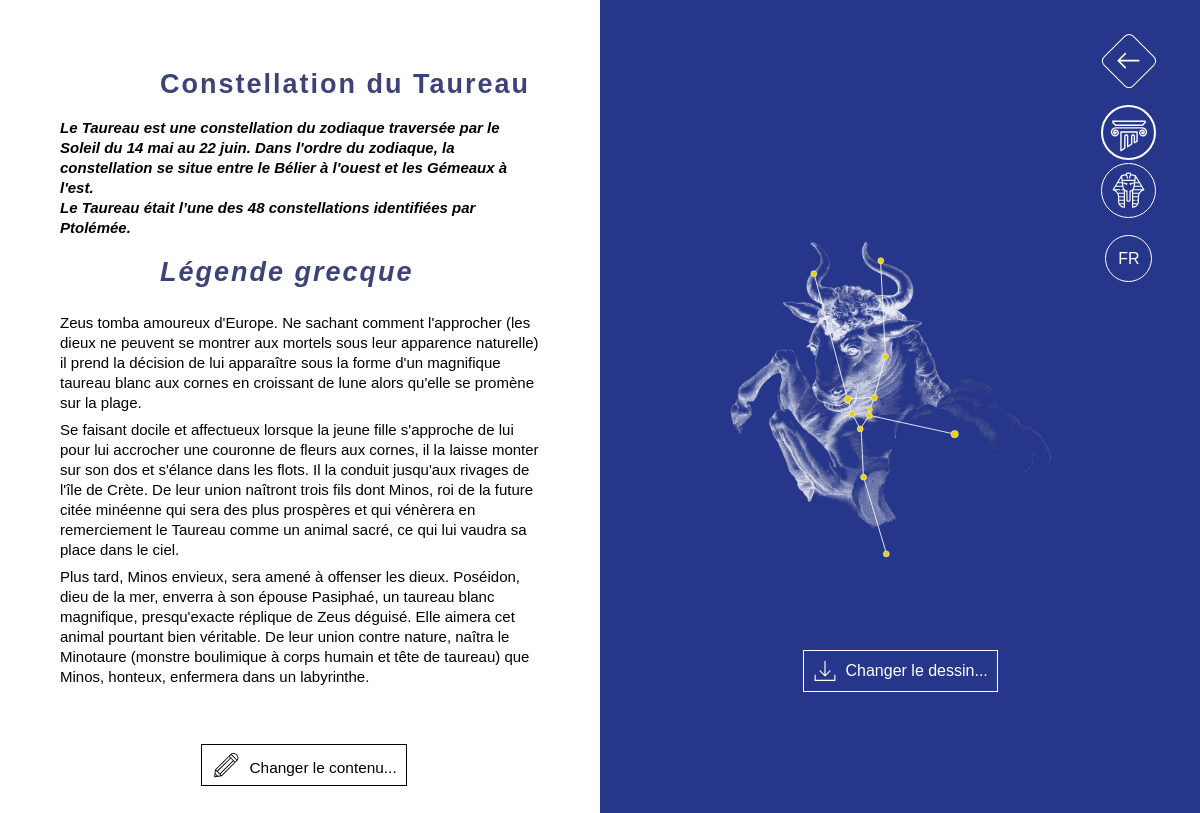
The page /back_office/signe.php?constellation=taurus&culture=grec (signed in) on the database its author committed.
### tables this page shows
CREATE TABLE `carousel` (
  `id_carousel` int(11) NOT NULL,
  `nom_svg` varchar(50) NOT NULL
);

CREATE TABLE `culture_grec` (
  `id_culture_grec` int(11) NOT NULL,
  `lien_image_grec` varchar(150) NOT NULL,
  `alt_grec` varchar(150) NOT NULL,
  `grec_carousel` int(11) NOT NULL
);

CREATE TABLE `carousel_trad` (
  `id_carousel_trad` int(11) NOT NULL,
  `langue` enum('fr','en') NOT NULL,
  `titre_constellation` varchar(45) NOT NULL,
  `titre_exp_constellation` varchar(45) NOT NULL,
  `contenu_explication` varchar(8000) NOT NULL,
  `trad_carousel` int(11) NOT NULL
);

CREATE TABLE `culture_grec_trad` (
  `id_culture_grec_trad` int(11) NOT NULL,
  `langue` enum('fr','en') NOT NULL,
  `titre_legende_grec` varchar(150) NOT NULL,
  `contenu_legende_grec` varchar(8000) NOT NULL,
  `trad_culture_grec` int(11) NOT NULL
);

### assets/BDD.php (called while the page is built, shortened)
<?php
	class BDD {
		private $connexion;
		private $requete_en_cours;
	    function __construct($base = "PT2015-2016_wielonsky", $serveur = "localhost", $user = "root", $mdp = "root") {
			$this->base = $base;
			$this->serveur = $serveur;
			$this->user = $user;
			$this->mdp = $mdp;
			$this->connexion = mysqli_connect($serveur, $user, $mdp);
			$base_en_cours = mysqli_select_db($this->connexion, $base);
			$this->requete_en_cours = false;
		}
		function requete($sql) {
			$this->requete_en_cours = mysqli_query($this->connexion, $sql);
			return $this->requete_en_cours;
		}
		function retourne_ligne() {
			if($this->requete_en_cours === false) {
				echo "<div class='info'><h3>Il n'y a pas de requête en cours !</h3></div>";
				$ligne_en_cours = false;
			} else {
				$ligne_en_cours = mysqli_fetch_assoc($this->requete_en_cours);
			}
			return $ligne_en_cours;
		}
		function retourne_tableau() {
			$tableau_ligne = array();
			while($nouvelle_ligne=$this->retourne_ligne()) {
				$tableau_ligne[] = $nouvelle_ligne;
			}
			return $tableau_ligne;
		}
}
?>

### back_office/signe.php (the view, shortened to what this page needs)
<?php
	include "header.php";
?>
	<link rel='stylesheet' href='style/signe.css'>
	</head>
	<body class="animate-in">
<?php
	$constellation = $_GET['constellation'];
	$table = 'carousel';
?>
	<div class="retour">
		<a href="index.php" aria-label="Precedent">
		<?php
			$svg = simplexml_load_file("svg/retour.svg");
			echo $svg->asXML();
		?>
		</a>
	</div>
	<form class="culture" method='post' action='signe.php?constellation=<?php echo $constellation; ?>'>
		<div class="grec<?php if ($culture == 'grec') echo ' grec-current'; ?>">
            <input type='submit' name='grec' value='' aria-label="Culture Grec"/>
            <?php
				$svg = simplexml_load_file("svg/grec.svg");
				echo $svg->asXML();
			?>
		</div>
		<div class="egypte<?php if ($culture == 'egypte') echo ' egypte-current'; ?>">
            <input type='submit' name='egypte' value=''/ aria-label="Culture Egypte">
            <?php
				$svg = simplexml_load_file("svg/egypte.svg");
				echo $svg->asXML();
			?>
		</div>
    </form>
    <form class="langue" method="post" action='signe.php?constellation=<?php echo $constellation; ?>'>
    	<div class="current"><h3><?php if ($langue_bg == 'fr') echo "fr"; else echo "en"; ?></h3></div>
    </form>
<?php
	$sql = "SELECT * FROM `$table`
	INNER JOIN `carousel_trad` ON `id_carousel` = `trad_carousel`
	INNER JOIN `culture_$culture` ON `id_carousel` = `".$culture."_carousel`
	INNER JOIN `culture_".$culture."_trad` ON `id_culture_$culture` = `trad_culture_$culture`
	WHERE `carousel_trad`.`langue` = '$langue_bg' AND `culture_".$culture."_trad`.`langue` = '$langue_bg'
	AND `nom_svg` = '$constellation' ";
	$reponse = $connexion->requete($sql);
	$tableau = $connexion->retourne_tableau();
?>
	<div class="container">
		<div class="constellation">
			<div class='container-circle'>
			</div>
			<div class="container-dessin">
			<?php
				foreach ($tableau as $signe) {
					echo "<img class='dessin' src='../".$signe['lien_image_'.$culture.'']."' alt='".$signe['alt_'.$culture.'']."' />";
				}
			?>
			</div>
			<div class="container-constellation">
			<?php
				$svg = simplexml_load_file("../svg/".$constellation.".svg");
				echo $svg->asXML();
			?>
			</div>
			<div class="box-image">
				<form enctype="multipart/form-data" action="upload.php?constellation=<?php echo $constellation; ?>&amp;culture=<?php echo $culture; ?>" method="post">
					<label for="file">
					<?php
						$svg = simplexml_load_file("svg/upload.svg");
						echo $svg->asXML();
					?>
					<span>Changer le dessin...</span></label>
				</form>
			</div>
		</div>
		<div class="content">
			<div class="details">
				<?php
					foreach ($tableau as $signe) {
						echo "<h1 class='title-main'>".$signe['titre_exp_constellation']."</h1>
						<div class='explication'>".$signe['contenu_explication']."</div> ";
						echo "<h2 class='title-legende'>".$signe['titre_legende_'.$culture.'']."</h2>
						<div class='content-legende'>".$signe['contenu_legende_'.$culture.'']."</div> ";
					}
				?>
			</div>
			<div class="box-content">
				<a href='modif.php?constellation=<?php echo $constellation; ?>&amp;culture=<?php echo $culture; ?>' aria-label="Modifier le contenu" >
					<?php
						$svg = simplexml_load_file("svg/modif.svg");
						echo $svg->asXML();
					?>
					<span>Changer le contenu...</span>
				</a>
			</div>
		</div>
	</div>
<?php include "footer.php" ?>

### style/general.css (style rules this page uses)
html { width: 100%; height: 100%; }
body { font-family: Avenir, Arial, sans-serif; width: inherit; height: inherit; }
.animate-in { -webkit-animation: fadein 1s ease-in; animation: fadein 1s ease-in; }
input, textarea { outline: none; }

### back_office/style/signe.css (style rules this page uses)
.retour { position: fixed; top: 40px; right: 50px; z-index: 5; width: 40px; height: 40px; border: 1.5px solid white; border-radius: 15%; transform: rotate(45deg); transition: border-radius .5s ease; }
.retour svg { width: 25px; transform: rotate(-45deg); position: absolute; top: 0; left: 7px; }
.culture { position: fixed; top: 105px; right: 57.5px; z-index: 5; }
.egypte { position: relative; top: 15px; }
.culture input { position: absolute; cursor: pointer; z-index: 15; width: 55px; height: 55px; border: 1.5px solid white; background-color: transparent; border-radius: 50%; transform-origin: center; transition: transform .5s ease, border-color .4s ease; }
.culture svg { position: relative; width: 37px; }
.grec svg { top: 10px; left: 10px; }
.egypte svg { top: 3px; left: 11.5px; width: 33px; }
.grec-current input { border: 2px solid white; }
.grec-current svg { width: 42px; top: 11px; left: 7.5px; }
.langue { position: fixed; top: 235px; right: 57.5px; cursor: pointer; z-index: 5; }
.current { color: white; position: relative; text-transform: uppercase; font-weight: lighter; left: 21%; top: 36%; width: 45px; height: 45px; border: 1.5px solid white; background-color: #26368A; border-radius: 50%; text-align: center; }
.current h3 { margin-top: 15px; }
.container { width: inherit; height: inherit; }
.content { height: inherit; width: 50%; background-color: white; overflow-y: auto; display: block; font-size: 14px; position: fixed; top: 0; line-height: 20px; }
.details { padding: 50px 60px; }
.content h1 { font-size: 27px; font-weight: bolder; padding: 20px 0; margin-left: 100px; letter-spacing: 2px; line-height: 28px; }
.explication, .content-legende { text-align: left; font-size: 15px; }
.explication { font-weight: bolder; font-style: italic; }
.title-main { color: #3d4378; }
.title-main::before { content:''; position: absolute; top: 50%; left: -70px; width: 50px; height: 5px; background-color: #3d4378; }
.title-legende { color: #3d4378; font-style: italic; display: block; font-size: 27px; font-weight: bolder; padding: 20px 0; margin-left: 100px; letter-spacing: 2px; line-height: 28px; }
.content-legende p { margin: 7px 0; }
.constellation img { width: 600px; }
.container-circle { position: fixed; left: calc(60% - 300px); top: 0; }
.container-dessin, .container-constellation { position: fixed; left: calc(75% - 300px); top: 0; }
.container-dessin, .container-constellation { top: calc(50% - 304px); }
.box-content { position: relative; display: inline-flex; left: calc(50% - 99.5px); text-align: center; padding: 7px 9px; border: 1.5px solid black; font-size: 110%; margin-bottom: 50px; }
.box-content a { display: inline-flex; align-items: flex-end; }
.box-content svg { width: 30px; padding-right: 9px; }
.box-image { position: fixed; left: calc(75% - 97.5px); bottom: calc(15% - 20.5px); }
.box-image label { max-width: 176.4px; overflow: hidden; text-overflow: ellipsis; display: inline-flex; align-items: center; padding: 7px 9px; cursor: pointer; color: white; font-weight: lighter; border: 1.5px solid white; }
.box-image label svg { width: 1.5em; fill: white; padding-right: 9px; }

### rows shown on the page
carousel: culture_grec.lien_image_grec (picture), carousel_trad.titre_exp_constellation "Constellation du Taureau", carousel_trad.contenu_explication "Le Taureau est une constellation du zodiaque traversée par le Soleil du 14 mai au 22 juin. Dans l'ordre du zodiaque, la constellation se situe entre le Bélier à l'ouest et les Gémeaux à l'est. Le Taureau était l’une des 48 constellations identifiées par Ptolémée.", culture_grec_trad.titre_legende_grec "Légende grecque", culture_grec_trad.contenu_legende_grec "Zeus tomba amoureux d'Europe. Ne sachant comment l'approcher (les dieux ne peuvent se montrer aux mortels sous leur apparence naturelle) il prend la décision de lui apparaître sous la forme d'un magnifique taureau blanc aux cornes en croissant de lune alors qu'elle se promène sur la plage. Se faisant docile et affectueux lorsque la jeune fille s'approche de lui pour lui accrocher une couronne de fleurs aux cornes, il la laisse monter sur son dos et s'élance dans les flots. Il la conduit jusqu'aux rivages de l'île de Crète. De leur union naîtront trois fils dont Minos, roi de la future citée minéenne qui sera des plus prospères et qui vénèrera en remerciement le Taureau comme un animal…"
